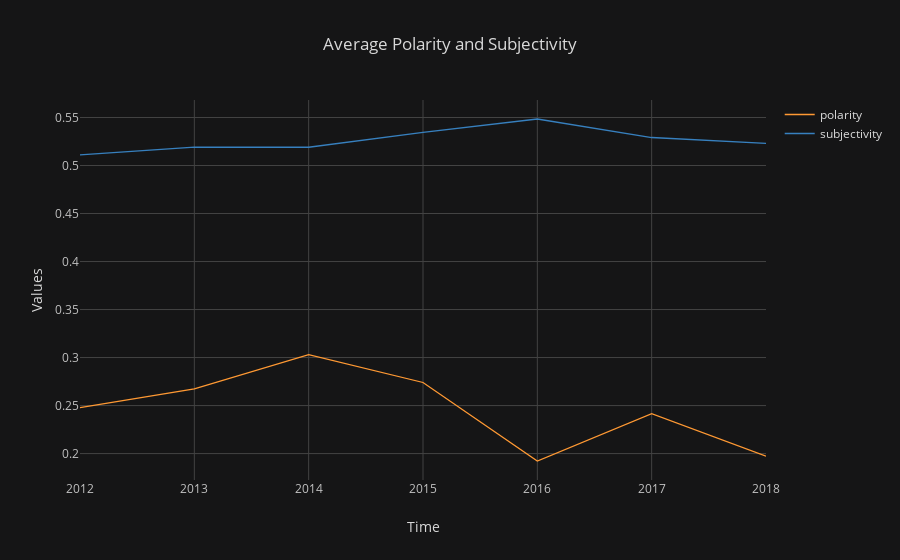

Notebook code for this chart:
### Code cell
AllData4=AllData.groupby('Year').mean()[['polarity','subjectivity']]


AllData4[['polarity', 'subjectivity']].iplot(kind='scatter', up_color='#482878FF', down_color='#1F9E89FF', theme='solar', 
                                           title='Average Polarity and Subjectivity', xTitle='Year',yTitle='Values')

### Figure 1 — Plotly figure (JSON) as saved in the notebook; plotly's stock layout.template omitted (floating-point values rounded to 4 significant figures)
{"data": [{"line": {"color": "rgba(255, 153, 51, 1.0)", "dash": "solid", "width": 1.3}, "mode": "lines", "name": "polarity", "text": "", "type": "scatter", "x": [2012, 2013, 2014, 2015, 2016, 2017, 2018], "y": [0.2479, 0.2675, 0.303, 0.274, 0.1923, 0.2415, 0.1972]}, {"line": {"color": "rgba(55, 128, 191, 1.0)", "dash": "solid", "width": 1.3}, "mode": "lines", "name": "subjectivity", "text": "", "type": "scatter", "x": [2012, 2013, 2014, 2015, 2016, 2017, 2018], "y": [0.511, 0.5192, 0.519, 0.5344, 0.5485, 0.5292, 0.523]}], "layout": {"legend": {"bgcolor": "#151516", "font": {"color": "#D9D9D9"}}, "paper_bgcolor": "#151516", "plot_bgcolor": "#151516", "title": "Average Polarity and Subjectivity", "titlefont": {"color": "#D9D9D9"}, "xaxis1": {"gridcolor": "#434343", "showgrid": true, "tickfont": {"color": "#C2C2C2"}, "title": "Time", "titlefont": {"color": "#D9D9D9"}, "zerolinecolor": "#666570"}, "yaxis1": {"gridcolor": "#434343", "showgrid": true, "tickfont": {"color": "#C2C2C2"}, "title": "Values", "titlefont": {"color": "#D9D9D9"}, "zerolinecolor": "#666570"}}}
